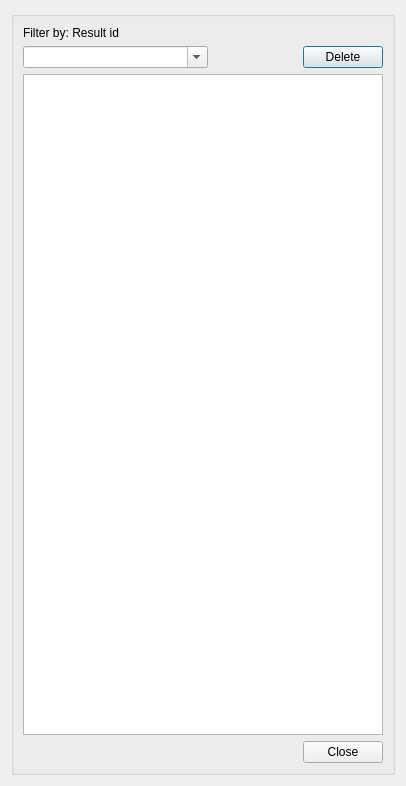
<?xml version="1.0" encoding="UTF-8"?>
<ui version="4.0">
 <class>dlg_go2epa_manager</class>
 <widget class="QDialog" name="dlg_go2epa_manager">
  <property name="geometry">
   <rect>
    <x>0</x>
    <y>0</y>
    <width>406</width>
    <height>786</height>
   </rect>
  </property>
  <property name="windowTitle">
   <string>Epa result management</string>
  </property>
  <layout class="QGridLayout" name="verticalLayout_4">
   <item row="0" column="0">
    <widget class="QGroupBox" name="groupBox">
     <property name="title">
      <string/>
     </property>
     <layout class="QGridLayout" name="verticalLayout_3">
      <item row="1" column="5">
       <widget class="QPushButton" name="btn_delete">
        <property name="sizePolicy">
         <sizepolicy hsizetype="Fixed" vsizetype="Fixed">
          <horstretch>0</horstretch>
          <verstretch>0</verstretch>
         </sizepolicy>
        </property>
        <property name="text">
         <string>Delete</string>
        </property>
       </widget>
      </item>
      <item row="3" column="5">
       <widget class="QPushButton" name="btn_close">
        <property name="text">
         <string>Close</string>
        </property>
       </widget>
      </item>
      <item row="2" column="0" colspan="6">
       <widget class="QTableView" name="tbl_rpt_cat_result">
        <property name="sortingEnabled">
         <bool>true</bool>
        </property>
       </widget>
      </item>
      <item row="3" column="0" colspan="5">
       <spacer name="horizontalSpacer">
        <property name="orientation">
         <enum>Qt::Horizontal</enum>
        </property>
        <property name="sizeHint" stdset="0">
         <size>
          <width>40</width>
          <height>20</height>
         </size>
        </property>
       </spacer>
      </item>
      <item row="0" column="0">
       <widget class="QLabel" name="lbl_result_id">
        <property name="text">
         <string>Filter by: Result id</string>
        </property>
       </widget>
      </item>
      <item row="1" column="3" colspan="2">
       <spacer name="horizontalSpacer_2">
        <property name="orientation">
         <enum>Qt::Horizontal</enum>
        </property>
        <property name="sizeHint" stdset="0">
         <size>
          <width>80</width>
          <height>20</height>
         </size>
        </property>
       </spacer>
      </item>
      <item row="1" column="0" colspan="3">
       <widget class="QComboBox" name="txt_result_id">
        <property name="sizePolicy">
         <sizepolicy hsizetype="Preferred" vsizetype="Fixed">
          <horstretch>0</horstretch>
          <verstretch>0</verstretch>
         </sizepolicy>
        </property>
        <property name="editable">
         <bool>true</bool>
        </property>
       </widget>
      </item>
     </layout>
    </widget>
   </item>
  </layout>
 </widget>
 <resources/>
 <connections/>
</ui>
